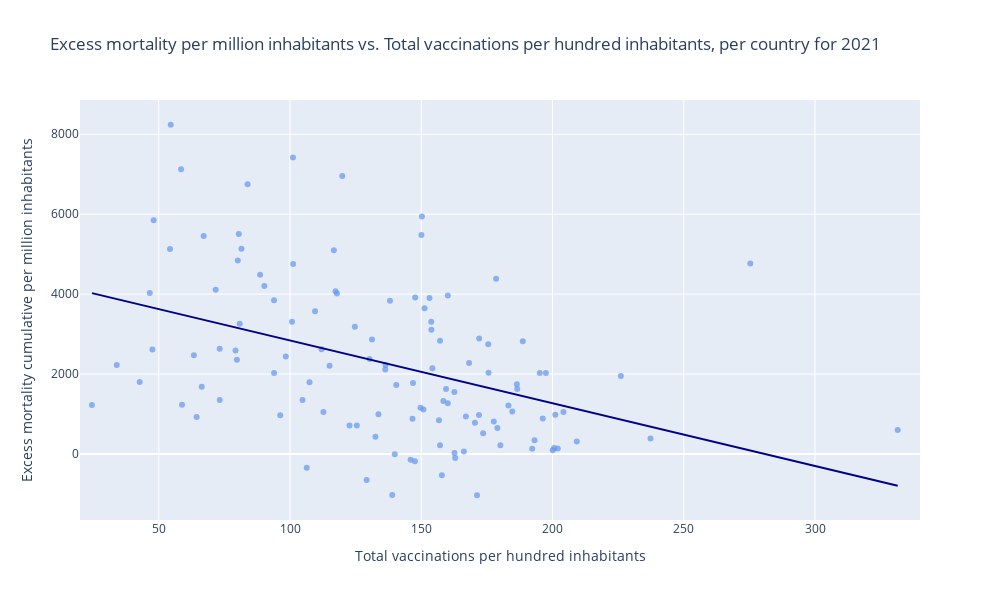

This figure's notebook cell:
### Code cell
import pandas as pd
import plotly.express as px

df = pd.read_csv('owid-covid-data.csv')

df['date'] = pd.to_datetime(df['date'])


df_2021 = df[df['date'].dt.year == 2021].copy()  
def fill_last_available(df, col):
    return df[col].groupby(df['location']).ffill()

df_2021['excess_mortality_cumulative_per_million'] = fill_last_available(df_2021, 'excess_mortality_cumulative_per_million')
df_2021['total_vaccinations_per_hundred'] = fill_last_available(df_2021, 'total_vaccinations_per_hundred')

df_last_2021 = df_2021.groupby('location').last().reset_index()

fig = px.scatter(df_last_2021, x='total_vaccinations_per_hundred', y='excess_mortality_cumulative_per_million', 
                 trendline='ols', trendline_color_override='darkblue',
                 title='Excess mortality per million inhabitants vs. Total vaccinations per hundred inhabitants, per country for 2021',
                 labels={'total_vaccinations_per_hundred': 'Total vaccinations per hundred inhabitants',
                         'excess_mortality_cumulative_per_million': 'Excess mortality cumulative per million inhabitants'},
                 hover_name='location', opacity=0.7,
                 color_discrete_sequence=['cornflowerblue'])

fig.update_layout(xaxis=dict(range=[20, 340]))


fig.update_traces(
    line=dict(width=2, color='darkblue')
)

fig.update_layout(width=1000,
                  height=600)

fig.show()

### Figure 1 — Plotly figure (JSON) as saved in the notebook; plotly's stock layout.template omitted (floating-point values rounded to 4 significant figures; data arrays with more than 128 entries replaced by an {"elided": "..."} marker saying what was removed)
{"data": [{"hovertemplate": "<b>%{hovertext}</b><br><br>Total vaccinations per hundred inhabitants=%{x}<br>Excess mortality cumulative per million inhabitants=%{y}<extra></extra>", "hovertext": {"elided": "254 str values"}, "legendgroup": "", "line": {"color": "darkblue", "width": 2}, "marker": {"color": "cornflowerblue", "opacity": 0.7, "symbol": "circle"}, "mode": "markers", "name": "", "orientation": "v", "showlegend": false, "type": "scatter", "x": {"elided": "254 float values"}, "xaxis": "x", "y": {"elided": "254 float values"}, "yaxis": "y"}, {"hovertemplate": "<b>OLS trendline</b><br>excess_mortality_cumulative_per_million = -15.7125 * total_vaccinations_per_hundred + 4410.78<br>R<sup>2</sup>=0.174551<br><br>Total vaccinations per hundred inhabitants=%{x}<br>Excess mortality cumulative per million inhabitants=%{y} <b>(trend)</b><extra></extra>", "legendgroup": "", "line": {"color": "darkblue", "width": 2}, "marker": {"color": "cornflowerblue", "symbol": "circle"}, "mode": "lines", "name": "", "showlegend": false, "type": "scatter", "x": [24.55, 34.01, 42.75, 46.59, 47.59, 48.06, 54.28, 54.57, 58.51, 58.87, 63.39, 64.44, 66.37, 67.11, 71.68, 73.22, 73.24, 79.25, 79.78, 80.11, 80.5, 80.84, 81.5, 83.83, 88.61, 90.22, 93.91, 93.92, 96.29, 98.39, 100.8, 101.1, 101.2, 104.8, 106.4, 107.4, 109.5, 112.0, 112.7, 115.1, 116.7, 117.3, 117.9, 119.9, 122.7, 124.7, 125.5, 129.2, 130.3, 131.2, 132.5, 133.7, 136.3, 136.4, 138.1, 138.9, 139.9, 140.5, 145.9, 146.7, 146.8, 147.6, 147.7, 149.7, 150.1, 150.2, 150.8, 151.2, 153.1, 153.8, 153.9, 154.3, 156.8, 157.2, 157.2, 157.9, 158.4, 159.4, 160.1, 160.1, 162.6, 162.7, 162.9, 166.2, 167, 168.2, 170.4, 171.2, 172, 172.1, 173.6, 175.5, 175.6, 177.7, 178.5, 179.0, 180.1, 183.2, 184.7, 186.4, 186.6, 188.7, 192.3, 193.2, 195.2, 196.3, 197.5, 200.1, 200.6, 201.1, 202.0, 204.2, 209.2, 226.1, 237.3, 275.4, 331.5], "xaxis": "x", "y": [4025.0, 3876.0, 3739.0, 3679.0, 3663.0, 3656.0, 3558.0, 3553.0, 3491.0, 3486.0, 3415.0, 3398.0, 3368.0, 3356.0, 3285.0, 3260.0, 3260.0, 3166.0, 3157.0, 3152.0, 3146.0, 3141.0, 3130.0, 3094.0, 3018.0, 2993.0, 2935.0, 2935.0, 2898.0, 2865.0, 2827.0, 2822.0, 2821.0, 2765.0, 2739.0, 2723.0, 2690.0, 2650.0, 2640.0, 2603.0, 2577.0, 2567.0, 2558.0, 2527.0, 2483.0, 2451.0, 2440.0, 2381.0, 2364.0, 2349.0, 2328.0, 2310.0, 2269.0, 2267.0, 2241.0, 2228.0, 2212.0, 2203.0, 2118.0, 2106.0, 2103.0, 2092.0, 2090.0, 2058.0, 2053.0, 2050.0, 2041.0, 2034.0, 2005.0, 1994.0, 1993.0, 1987.0, 1948.0, 1942.0, 1941.0, 1930.0, 1922.0, 1905.0, 1895.0, 1895.0, 1855.0, 1855.0, 1851.0, 1799.0, 1787.0, 1768.0, 1733.0, 1720.0, 1708.0, 1707.0, 1684.0, 1653.0, 1651.0, 1619.0, 1606.0, 1598.0, 1580.0, 1532.0, 1509.0, 1482.0, 1479.0, 1446.0, 1390.0, 1376.0, 1344.0, 1327.0, 1308.0, 1267.0, 1258.0, 1251.0, 1237.0, 1203.0, 1123.0, 859.0, 681.7, 84.19, -797.9], "yaxis": "y"}], "layout": {"height": 600, "legend": {"tracegroupgap": 0}, "title": {"text": "Excess mortality per million inhabitants vs. Total vaccinations per hundred inhabitants, per country for 2021"}, "width": 1000, "xaxis": {"anchor": "y", "domain": [0, 1], "range": [20, 340], "title": {"text": "Total vaccinations per hundred inhabitants"}}, "yaxis": {"anchor": "x", "domain": [0, 1], "title": {"text": "Excess mortality cumulative per million inhabitants"}}}}
